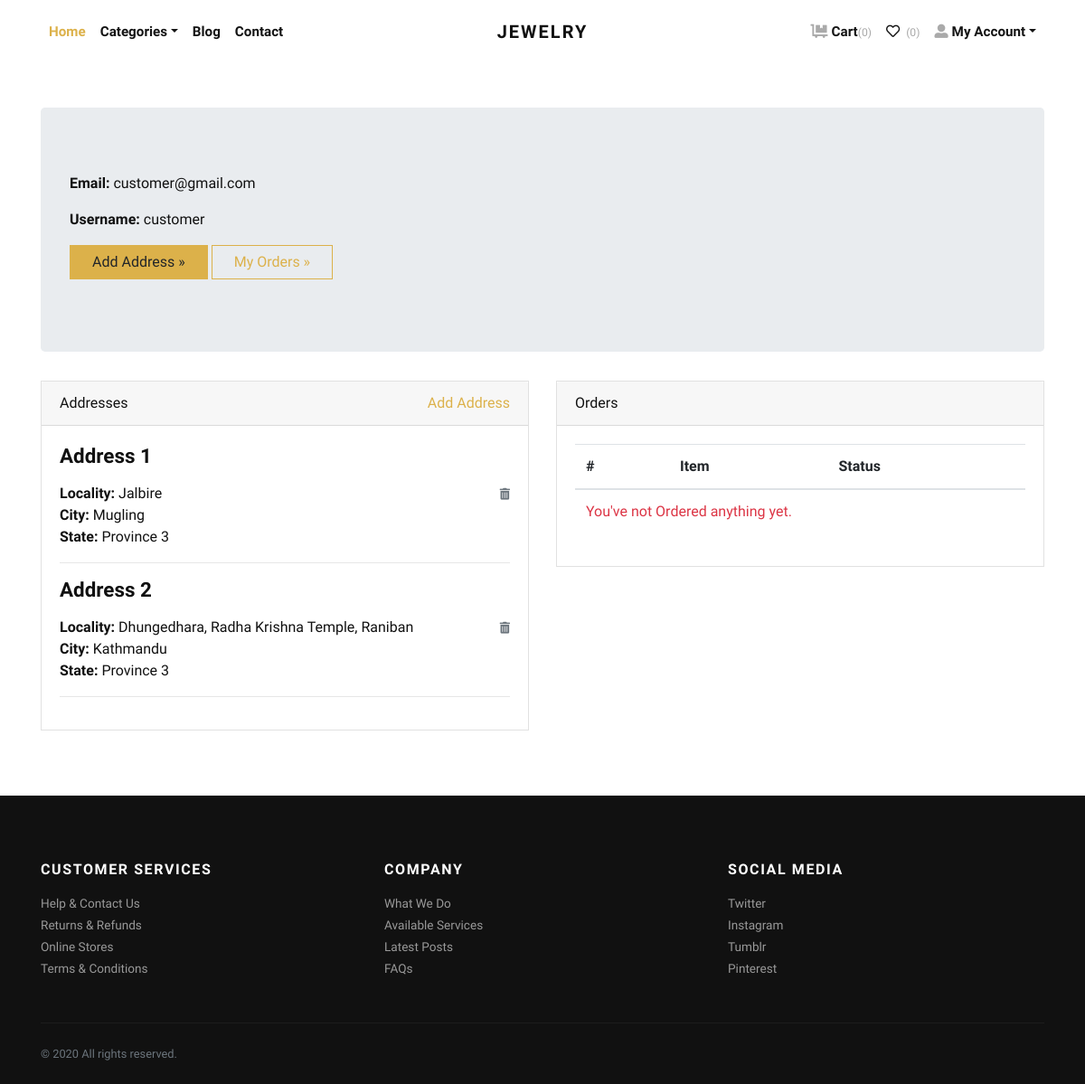
Page /accounts/profile/ (signed in) on the committed database.
### store/models.py (models this page shows, shortened)
class Address(models.Model):
    user = models.ForeignKey(User, verbose_name="User", on_delete=models.CASCADE)
    locality = models.CharField(max_length=150, verbose_name="Nearest Location")
    city = models.CharField(max_length=150, verbose_name="City")
    state = models.CharField(max_length=150, verbose_name="State")

### store/views.py (the view)
# urls.py: path('accounts/profile/', views.profile, name="profile"),
@login_required
def profile(request):
    addresses = Address.objects.filter(user=request.user)
    return render(request, 'account/profile.html', {'addresses': addresses})

### store/context_preprocessors.py (called while the page is built)
def store_menu(request):
    categories = Category.objects.filter(is_active=True)
    context = {
        'categories_menu': categories,
    }
    return context

def cart_menu(request):
    if request.user.is_authenticated:
        cart_items= Cart.objects.filter(user=request.user)
        context = {
            'cart_items': cart_items,
        }
    else:
        context = {}
    return context

### templates/account/profile.html (shortened to what this page needs)
{% extends 'base.html' %}
{% load static %}
    {% block content %}
      <div class="container py-5">
        <div class="jumbotron">
          <p><strong>Email:</strong> {{request.user.email}}</p>
          <p><strong>Username:</strong> {{request.user.username}}</p>
          <p><a class="btn btn-primary btn-large" href="{% url 'store:add-address' %}">Add Address »</a> <a class="btn btn-outline-primary btn-large" href="#">My Orders »</a></p>
        </div>
        <div class="row">
          <div class="col-lg-6">
            <div class="card mb-4" id="headings">
              <div class="card-header">Addresses <span class="float-right"><a href="{% url 'store:add-address' %}">Add Address</a></span></div>
              <div class="card-body">
                {% if addresses %}
                    {% for address in addresses %}
                        <h4 class="mb-3">Address {{forloop.counter}}</h4>
                        <span class="float-right"><a href="{% url 'store:remove-address' address.id %}"><i class="fas fa-trash-alt small text-muted"></i></a></span>
                        <p>
                            <strong>Locality: </strong>{{address.locality}} <br>
                            <strong>City: </strong>{{address.city}} <br>
                            <strong>State: </strong>{{address.state}} <br>
                        </p>
                        <hr>
                    {% endfor %}
                {% else %}
                <div class="text-danger">
                  Address not Added.
                </div>
                {% endif %}
              </div>
            </div>
          </div>
          <div class="col-lg-6">
            <div class="card mb-4" id="tables">
              <div class="card-header">Orders</div>
              <div class="card-body">
                <table class="table table-hover">
                  <thead>
                    <tr>
                      <th>#</th>
                      <th>Item</th>
                      <th>Status</th>
                    </tr>
                  </thead>
                  <tbody>
                    {% if orders %}
                      {% for order in orders %}
                        <tr>
                          <td>{{forloop.counter}}</td>
                          <td>{{order.product.title}}</td>
                          <td>
                            {{order.status}}
                          </td>
                        </tr>
                      {% endfor %}
                    {% else %}
                    <tr>
                      <td class="text-danger" colspan="3">You've not Ordered anything yet.</td>
                    </tr>
                    {% endif %}
                  </tbody>
                </table>
              </div>
            </div>
          </div>
        </div>
      </div>
{% endblock content %}

### jewelryshop/static/css/style.default.css (style rules this page uses)
strong { font-weight: 700; }
.btn { font-weight: 400; border: 1px solid transparent; font-family: inherit; padding: 0.375rem 1.5rem; font-size: 1rem; line-height: 1.5; border-radius: 0; transition: color 0.15s ease-in-out, background-color 0.15s ease-in-out, border-color 0.15s ease-in-out, box-shadow 0.15s ease-in-out; }
.btn-primary { color: #212529; background-color: #dcb14a; border-color: #dcb14a; }
.btn-outline-primary { color: #dcb14a; background-color: transparent; background-image: none; border-color: #dcb14a; }
body { font-family: "Libre Franklin", sans-serif; font-size: 1rem; font-weight: 400; line-height: 1.5; color: #111111; background-color: #fff; }
a { color: #dcb14a; text-decoration: none; }
h1, h2, h3, h4, h5, h6, .h1, .h2, .h3, .h4, .h5, .h6 { margin-bottom: 0.5rem; font-family: inherit; font-weight: 900; line-height: 1.2; color: inherit; }
h4, .h4 { font-size: 1.4rem; }
hr { border-top: 1px solid rgba(17, 17, 17, 0.1); }
small, .small { font-size: 80%; font-weight: 400; }
.text-danger { color: #dc3545 !important; }
.card { background-color: #fff; border: 1px solid rgba(17, 17, 17, 0.125); border-radius: 0; }
.card-body { padding: 1.25rem; }
.card-header { padding: 0.75rem 1.25rem; background-color: rgba(17, 17, 17, 0.03); border-bottom: 1px solid rgba(17, 17, 17, 0.125); }
.card-header:first-child { border-radius: calc(0 - 1px) calc(0 - 1px) 0 0; }

### rows in the picture
Address: locality "Jalbire", city "Mugling", state "Province 3"
Address: locality "Dhungedhara, Radha Krishna Temple, Raniban", city "Kathmandu", state "Province 3"

### other values in the picture
{{ cart_items.count }} "0"
{{ request.user.email }} "customer@gmail.com"
{{ request.user.username }} "customer"
